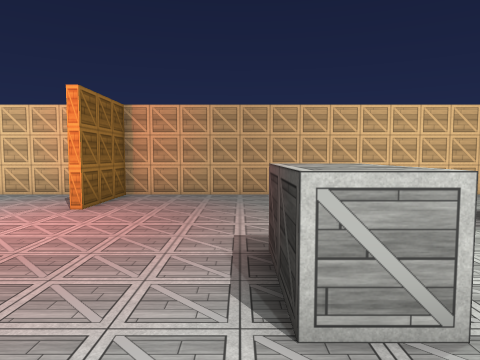
view 1 (above)

16 first-person views from a walk through a Unity game level. The camera is 1.3 m above the floor, tilts 4° down and sees 70° across. The floor is counted in squares, 1 m on a side. Each view is taken from the middle of a square. On the plan, view 1 faces up. The plan holds only what a view shows up to about 15 squares ahead; the rest is blank. The player is left out. Surface patterns are stand-ins for the level's own textures.

view 2
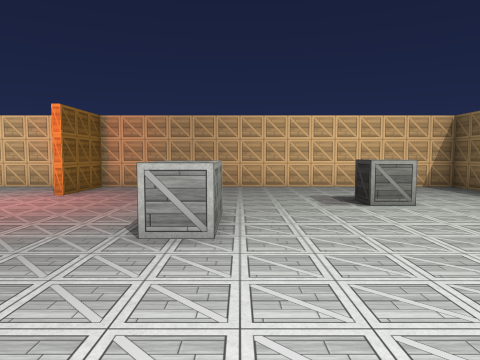

view 3
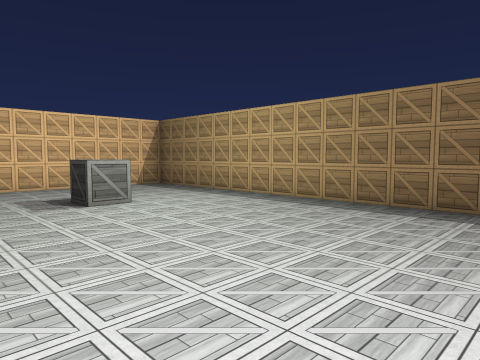

view 4
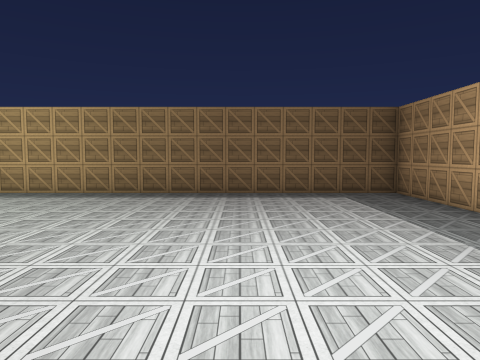

view 5
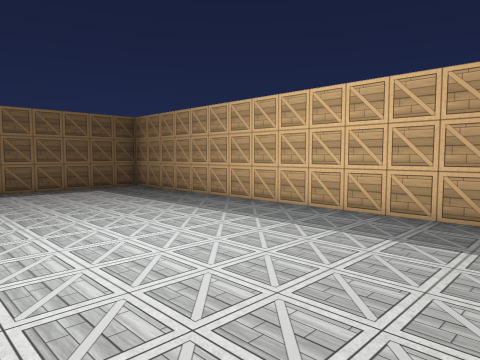

view 6
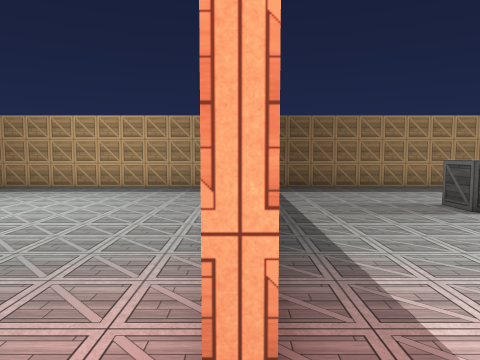

view 7
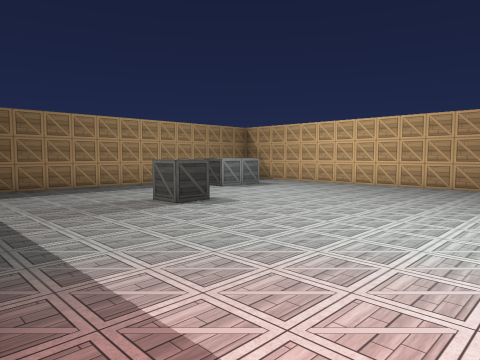

view 8
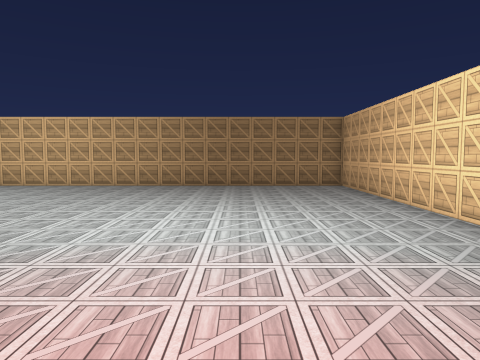

view 9
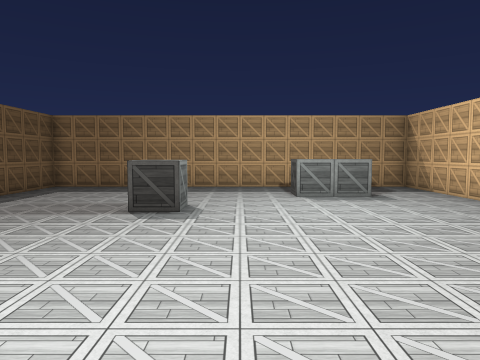

view 10
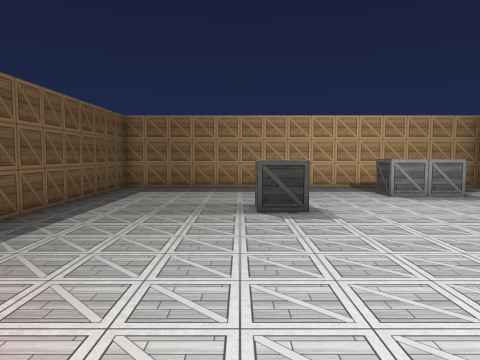

view 11
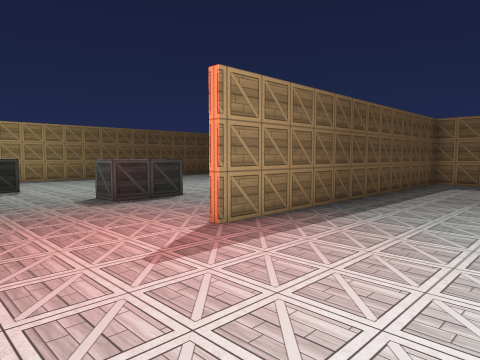

view 12
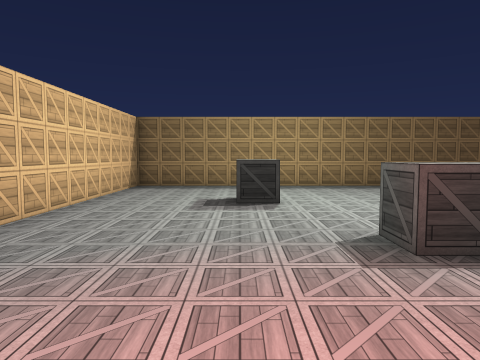

view 13
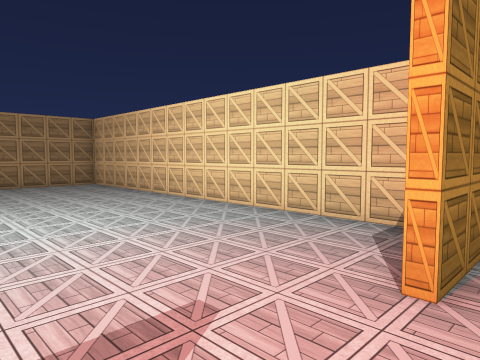

view 14
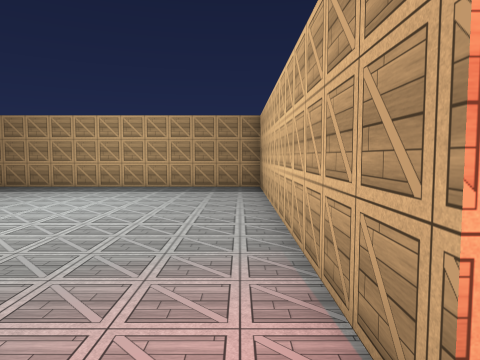

view 15
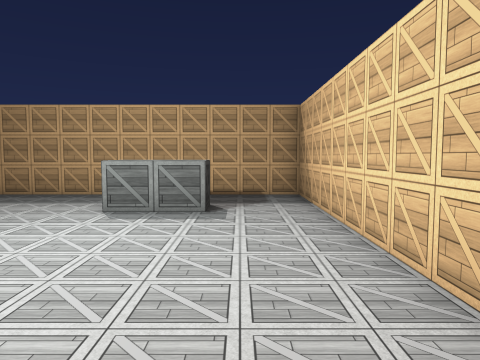

view 16
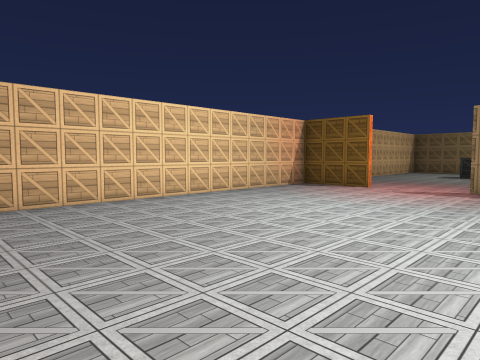

### Floor plan
Points are (right, up) in squares from view 1. A wall is a line through its corners. A room is listed if a view was taken in it or the views show most of it. See-through windows are left out.
Room 1 (views 1, 2, 3, 4, 5)
walls: (-3.9, 3.5) (-3.9, -8.5) (11, -8.5) (11, 11.5) (-3.9, 11.5) (-3.9, 8.3)
ways out: opening at (-3.2, 6) to room 2
objects: other object (1, 2) to (1, 5); other object (6, 6) to (6, 7)
Room 2 (views 6, 7, 8, 9, 10, 11, 12, 13, 14, 15, 16)
walls: (-3.9, 8.3) (-4.2, 8.3) (-4.2, 9.5); (-5.2, 11.5) (-19, 11.5) (-19, -8.5) (-4.2, -8.5) (-4.2, 4.7) (-3.9, 4.7) (-3.9, 3.5)
ways out: opening at (-3.2, 6) to room 1
objects: other object (-16, -6) to (-14, -5); other object (-10, -3) to (-10, -2)

Where each view was taken, in squares from view 1:
view 1: 0 up, 0 right, facing up
view 2: 3 down, 2 right, facing up
view 3: 3 down, 2 right, facing up-right
view 4: 3 down, 1 left, facing right
view 5: 1 down, 3 left, facing down-right
view 6: 6 up, 4 left, facing down
view 7: 6 up, 4 left, facing down-left
view 8: 7 up, 4 left, facing left
view 9: 6 up, 12 left, facing down
view 10: 6 up, 9 left, facing down
view 11: 9 up, 9 left, facing down-right
view 12: 7 up, 4 left, facing right
view 13: 5 up, 3 left, facing up-left
view 14: 6 up, 3 left, facing down
view 15: 3 up, 17 left, facing down
view 16: 2 up, 18 left, facing up-right
